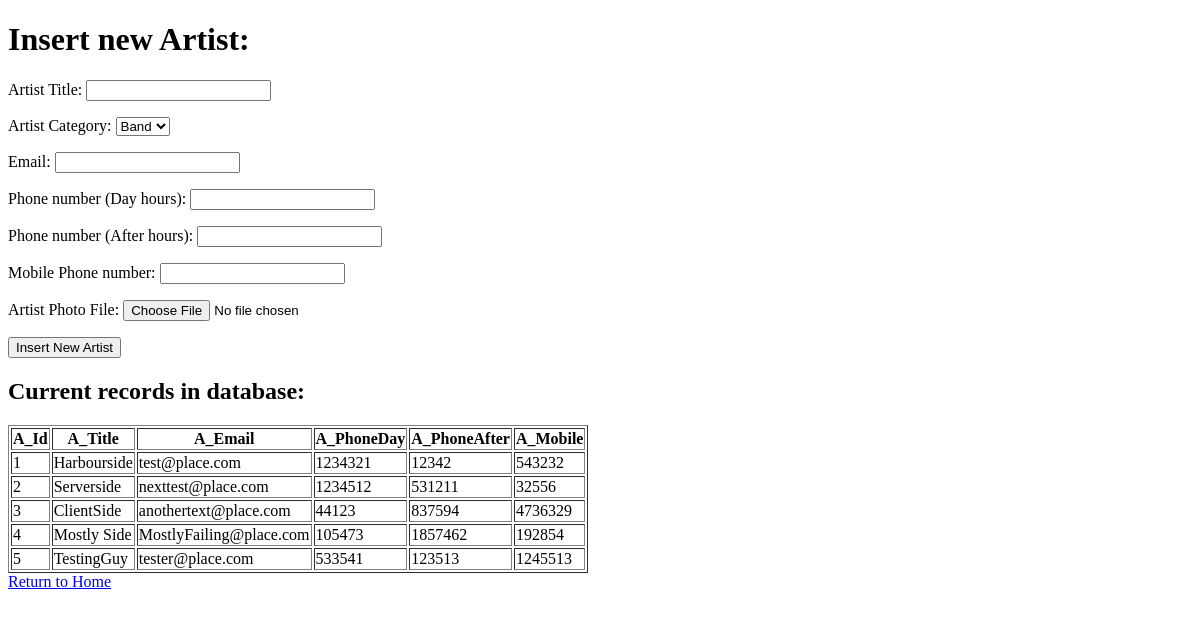
The page /site/newArtist.php on the database as committed earlier.
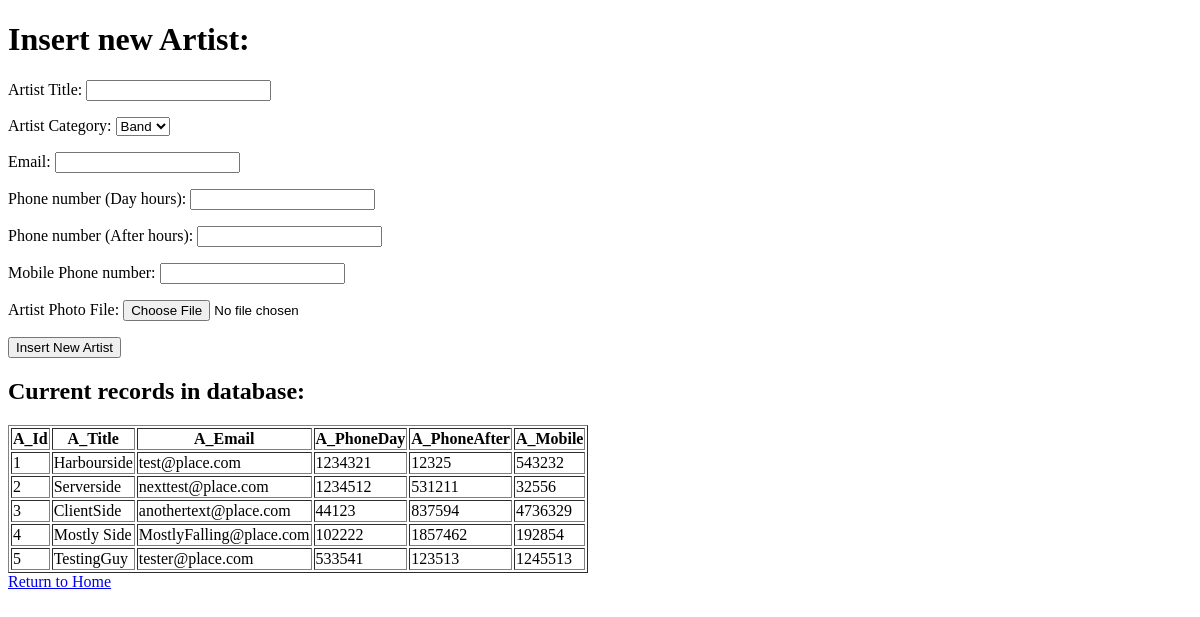
The same page on the database as committed later.
### tables this page shows
CREATE TABLE Artist (
A_Id INTEGER PRIMARY KEY NOT NULL,
A_Title VARCHAR(100) NOT NULL,
A_Email VARCHAR(100),
A_PhoneDay VARCHAR(20),
A_PhoneAfter VARCHAR(20),
A_Mobile VARCHAR(20),
A_MainImageId INTEGER,
FOREIGN KEY(A_MainImageId) REFERENCES Image(Img_Id)
);

### site/newArtist.php (the view, shortened to what this page needs)
<?php include("db_connect.php") ?>
<!DOCTYPE html>
<html>
<head lang="en">
</head>
<body>
<h1>Insert new Artist:</h1>
<form name="insertForm" enctype="multipart/form-data" method="post" action="newArtistProcess.php">
	<p>
		<label for="A_Title">Artist Title: </label>
		<input type="text" name="A_Title">
	</p>
	<p>
		<div id="categoryDropDownsContainer">
			<label for="C_Id">Artist Category: </label>
			<select name="C_Id">
			<?php
				$categories = $dbh->query("SELECT * FROM Category");
				foreach($categories as $row)
				{
					echo "<option value='" . $row["C_Id"] ."'>" . $row["C_Name"] . "</option>\n";
				}
			?>
			</select>
		</div>
	</p>
	<p>
		<label for="A_Email">Email: </label>
		<input type="text" name="A_Email">
	</p>
	<p>
		<label for="A_PhoneDay">Phone number (Day hours): </label>
		<input type="text" name="A_PhoneDay">
	</p>
	<p>
		<label for="A_PhoneAfter">Phone number (After hours): </label>
		<input type="text" name="A_PhoneAfter">
	</p>
	<p>
		<label for="A_Mobile">Mobile Phone number: </label>
		<input type="text" name="A_Mobile">
	</p>
	<p>
		<label for="ArtistImage">Artist Photo File: </label>
		<input type="file" name="ArtistImage" />
	</p>
	<p>
		<input type="submit" name="submit" value="Insert New Artist">
	</p>
</form>
<h2>Current records in database: </h2>
<?php
	$artists = $dbh->query("SELECT * FROM Artist");
	echo "<table border='1'>\n";
	echo "<tr><th>A_Id</th><th>A_Title</th><th>A_Email</th><th>A_PhoneDay</th><th>A_PhoneAfter</th><th>A_Mobile</th></tr>\n";
	foreach($artists as $row)
	{
		echo "<tr>\n";
		echo "<td>" . $row["A_Id"] . "</td>" .
				"<td>" . $row["A_Title"] . "</td>" .
				"<td>" . $row["A_Email"] . "</td>" .
				"<td>" . $row["A_PhoneDay"] . "</td>" .
				"<td>" . $row["A_PhoneAfter"] . "</td>" .
				"<td>" . $row["A_Mobile"] . "</td>\n";
		echo "</tr>\n";
	}
	echo "</table>"
?>
<a href='index.html'>Return to Home</a>
</body>
</html>

Rows that differ between the two databases and show on the page:
changed artist "Harbourside": A_PhoneAfter "12342" → "12325"
changed artist "Mostly Side": A_Email "MostlyFailing@place.com" → "MostlyFalling@place.com"; A_PhoneDay "105473" → "102222"
